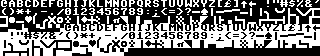
#> input picture tutorial/images/petscii.png, 320 x 56 px, found by its file name
$ jupyter execute --allow-errors CryptoPETS.ipynb   (shell and % lines are left out)
#> lines starting #> are read from the running program, lines starting #| are printed output that depends on the picture
### cpunks/cpunks10k.py
import numpy as np
import pandas as pd
import pathlib


class cpunks10k:
    def __init__(self):
        module_root = pathlib.Path(__file__).parents[0]
        self.punks_df = pd.read_pickle(f"{module_root}/data/punks.pkl")

    # [27 lines left out: functions any_to_one, load_data, not called in this run]

### cpunks/tutorial/CryptoPETS.ipynb
# CryptoPETS

PETS is the character set used by early Commodore computers e.g. the Commodore C64. It is comfortingly familiar to the very elder millenials and genX engineers. Cryptopunx are the Cryptopunks. CryptoPETS are the hybrid of both.

[cell 1]
import hashlib
import json
import numpy as np
import pickle
import random
import os

[cell 2]
import matplotlib.pyplot as plt
import cpunks.cpunks10k as cpunks10k
import cpunks.utils as utils

[cell 3]
image_dir = os.path.dirname(cpunks10k.__file__) + '/tutorial/images'
data_dir  = os.path.dirname(cpunks10k.__file__) + '/data'

[cell 4]
_colors = None
_imgmap = None

#> (the rest of this cell did not finish here and is left out)

[cell 5]
d={}
i=1
#> (the rest of this cell did not finish here and is left out)

[cell 6]
def bloc_party(input_arr, selector):
    return np.block([[selector(i) for i in j] for j in input_arr])

[cell 7]
def get_tile_images(image, width=8, height=8):
    _nrows, _ncols, depth = image.shape
    _size = image.size
    _strides = image.strides

    nrows, _m = divmod(_nrows, height)
    ncols, _n = divmod(_ncols, width)
    if _m != 0 or _n != 0:
        return None

    return np.lib.stride_tricks.as_strided(
        np.ravel(image),
        shape=(nrows, ncols, height, width, depth),
        strides=(height * _strides[0], width * _strides[1], *_strides),
        writeable=False
    )

def rgb2gray(rgb):
    weights = [0.2989, 0.5870, 0.1140]
    img = np.dot(rgb[...,:3], weights)
    return np.where(img > 0.01, 1, img)

[cell 8]
import matplotlib.image as mpimg
petscii = mpimg.imread(f"{image_dir}/petscii.png")
#> petscii is the input picture: shape (56, 320, 4) float32; mean R, G, B, A 0.457, 0.457, 0.457, 1

[cell 9]
PETS_ = get_tile_images(petscii, width=8, height=8)
PETS_  = PETS_.reshape(280,8,8,4)#.astype(np.uint8)
cmap = plt.get_cmap('gray')

PETS_GRAY = np.array([rgb2gray(img) for img in PETS_])
plt.imshow(PETS_GRAY[163], cmap=cmap)
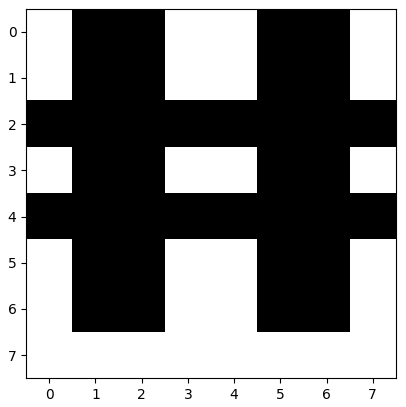
#> figure drawn by matplotlib, 1 panel

[cell 10]
def colorstr_to_nparray(c):
    return np.fromstring(c[1:-1], float, sep=' ')

def complement(c):
    """c is a 4 chan color of type ndarray(4,)
       returns the complementary color and sets
       transparency off.
    """
    d = 1 - c
    d[3] = 1.
    return d

def gray_to_color(img, fg, bg):
    'takes a 2D black and white image and returns a 3D color image.'
    (x,y) = img.shape[0:2]
#> x = 8; y = 8
    d={0:bg, 1:fg}
    return np.block([[d[i] for i in j] for j in img]).reshape(x, y, 4)

fg = colorstr_to_nparray('[0.9 0.4 0.4        1.        ]')
bg = complement(fg)
img = PETS_GRAY[83]

img_c = gray_to_color(img, fg, bg)
plt.imshow(img_c)
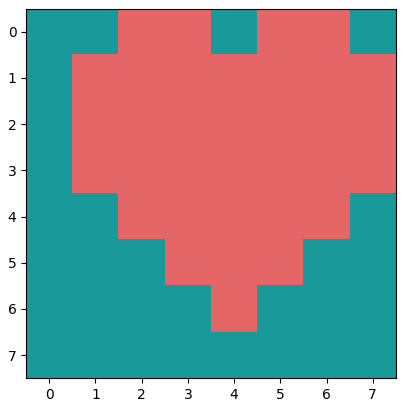
#> figure drawn by matplotlib, 1 panel

[cell 11]
square = np.array([[83, 2, 0],[1, 2, 0], [1, 2, 0]])
all_hash = np.array([[163, 163, 163],[163, 163, 163], [163, 163, 163]])

fig = plt.figure(figsize=(4,8))
fig.add_subplot(1,2, 1)
plt.imshow(bloc_party(square, lambda i: PETS_GRAY[i]), cmap=cmap)
fig.add_subplot(1,2, 2)
plt.imshow(bloc_party(all_hash, lambda i: PETS_GRAY[i]), cmap=cmap)
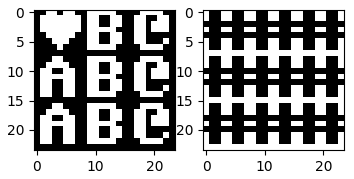
#> figure drawn by matplotlib, 2 panels
